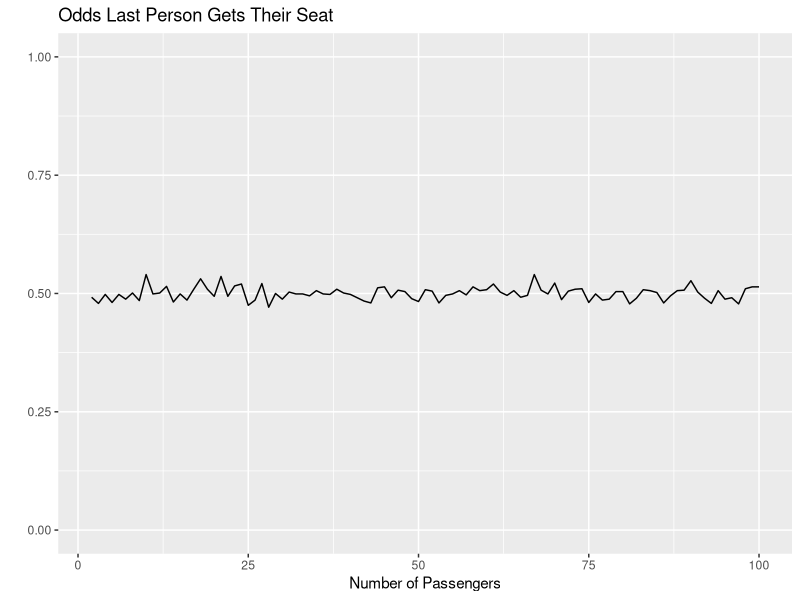
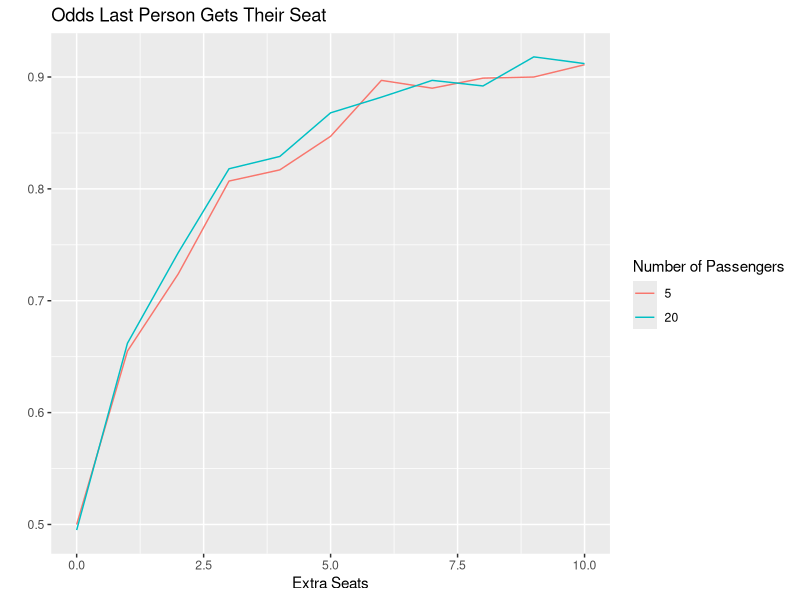

The R script that drew these images, in order:
## ---- chunk 1
library(tidyverse)
library(purrr)

## ---- chunk 2
drunkPassenger <- function(n, seats){
   if (n == 1) {
    seats <-seats[seats != sample(seats, 1, replace = FALSE)]
  }
  
  if (length(seats) == 1){
    return(seats[1] == n)
  }
  
 
  choice = ifelse(n %in% seats, n, sample(seats, 1, replace = FALSE))
  remaining_seats <- seats[seats != choice]
  
  drunkPassenger(n + 1, remaining_seats)
}


seats <- 2:100
runs <- 1000

drunk_passengers_100 <- map(seats, function(x) {
  data.frame(
    num_passengers = x,
    pct_correct_last_seat = mean(map_lgl(1:runs, ~ drunkPassenger(1, 1:x)))
  )
}) |>
  list_rbind() |>
  mutate(runs = runs, num_seats = num_passengers) |>
  select(num_passengers, num_seats, pct_correct_last_seat, runs)


drunk_passengers_100 |>
  ggplot(aes(x = num_passengers, y = pct_correct_last_seat)) +
    geom_line() +
    ylim(0,1)+
    labs(
      title = "Odds Last Person Gets Their Seat",
      x = "Number of Passengers",
      y = ""
    )

## ---- chunk 3
drunkPassenger_k <- function(n, passengers, seats){
    if (length(passengers) == n){
    return(n %in% seats)
  }
  
  if (n == 1) {
    first_choice = sample(seats, 1, replace = FALSE)
    if (first_choice == length(passengers)) {
      return(FALSE)
    }
    remaining_seats <-seats[seats != first_choice]
  } else{
      choice = ifelse(n %in% seats, n, sample(seats, 1, replace = FALSE))
      if (choice == length(passengers)) {
        return(FALSE)
      }
      remaining_seats <-seats[seats != choice]
  }
  

  drunkPassenger_k(n + 1, passengers, remaining_seats)
}

runs = 1000
passengers = 20
seats = 20:30


drunk_passengers_k20 <- map(seats, function(x) {
  data.frame(
    num_seats = x,
    pct_correct_last_seat = mean(map_lgl(1:runs, ~ drunkPassenger_k(1, 1:passengers, 1:x)))
  )
}) |>
  list_rbind() |>
  mutate(runs = runs, num_passengers = passengers) |>
  select(num_passengers, num_seats, pct_correct_last_seat, runs)

## ---- chunk 4
runs = 1000
passengers = 5
seats = 5:15


drunk_passengers_k5 <- map(seats, function(x) {
  data.frame(
    num_seats = x,
    pct_correct_last_seat = mean(map_lgl(1:runs, ~ drunkPassenger_k(1, 1:passengers, 1:x)))
  )
}) |>
  list_rbind() |>
  mutate(runs = runs, num_passengers = passengers) |>
  select(num_passengers, num_seats, pct_correct_last_seat, runs)

## ---- chunk 5

drunk_k <- bind_rows(drunk_passengers_k5, drunk_passengers_k20)
  
drunk_k |>
  group_by(num_passengers) |>
  mutate(diff = num_seats - num_passengers) |>
  ggplot(aes(x = diff, y = pct_correct_last_seat, color = factor(num_passengers), group = num_passengers)) +
    geom_line() +
    labs(
      color = "Number of Passengers",
      x = "Extra Seats",
      title = "Odds Last Person Gets Their Seat",
      y = "")
